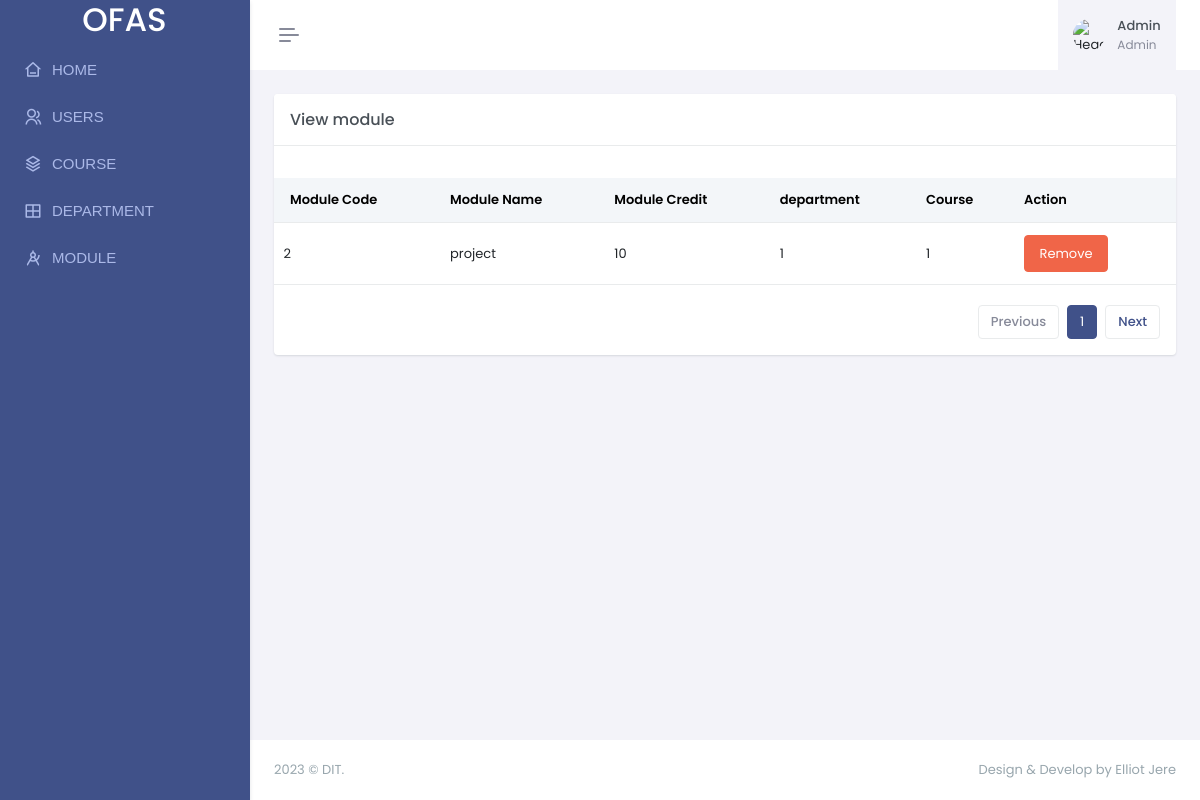
The app's page /admin/view_module.php with its own data.
### tables this page shows
CREATE TABLE `Module` (
  `ModuleCode` int(11) NOT NULL,
  `ModuleName` varchar(256) NOT NULL,
  `ModuleCredit` varchar(256) NOT NULL,
  `Department_DeptId` int(11) NOT NULL,
  `Course_CourseId` int(11) NOT NULL
);

### admin/view_module.php (the view, shortened to what this page needs)
<!doctype html>
<html lang="en" data-layout="vertical" data-topbar="light" data-sidebar="dark" data-sidebar-size="lg" data-sidebar-image="none" data-preloader="disable">
<head>
    <link href="assets/libs/sweetalert2/sweetalert2.min.css" rel="stylesheet" type="text/css" />
    <link href="assets/css/bootstrap.min.css" rel="stylesheet" type="text/css" />
    <link href="assets/css/icons.min.css" rel="stylesheet" type="text/css" />
    <link href="assets/css/app.min.css" rel="stylesheet" type="text/css" />
    <link href="assets/css/custom.min.css" rel="stylesheet" type="text/css" />
</head>
<body>
    <div id="layout-wrapper">
        <header id="page-topbar">
            <div class="layout-width">
                <?php include "includes/header.php" ?>
            </div>
        </header>
        <?php include "includes/navigation.php" ?>
        <div class="main-content">
            <div class="page-content">
                <div class="container-fluid">
                    <div class="row">
                        <div class="col-lg-12">
                            <div class="card">
                                <div class="card-header">
                                    <h4 class="card-title mb-0">View module</h4>
                                </div>
                                <div class="card-body">
                                    <div class="listjs-table" id="customerList">
                                        <div class="table-responsive table-card mt-3 mb-1">
                                            <table class="table align-middle table-nowrap" id="customerTable">
                                                <thead class="table-light">
                                                    <tr>
                                                        <th class="sort" data-sort="customer_name">Module Code</th>
                                                        <th class="sort" data-sort="email">Module Name</th>
                                                        <th class="sort" data-sort="phone">Module Credit</th>
                                                        <th class="sort" data-sort="status">department</th>
                                                        <th class="sort" data-sort="status">Course</th>
                                                        <th class="sort" data-sort="action">Action</th>
                                                    </tr>
                                                </thead>
                                                <tbody class="list form-check-all">
                                                    <?php
                                                    include "includes/db.php";
                                                    $sql = "select *  from Module";
                                                    $result = $conn->query($sql);
                                                    while ($row = mysqli_fetch_assoc($result)) {
                                                        echo "<tr>";
                                                        echo "<form action='' method='post'>";
                                                        echo "<td>";
                                                        echo $row['ModuleCode'];
                                                        $modulecode = $row['ModuleCode'];
                                                        echo "</td>";
                                                        echo "<td>";
                                                        echo $row['ModuleName'];
                                                        echo "</td>";
                                                        echo "<td>";
                                                        echo $row['ModuleCredit'];
                                                        echo "</td>";
                                                        echo "<td>";
                                                        echo $row['Department_DeptId'];
                                                        echo "</td>";
                                                        echo "<td>";
                                                        echo $row['Course_CourseId'];
                                                        echo "</td>";
                                                        echo "<td>";
                                                        echo "<div class='remove'>";
                                                        echo "<button type = 'submit' class='btn btn-danger' name = 'delete' value='$modulecode'>Remove</button>";
                                                        echo "</div>";
                                                        echo "</td>";
                                                        echo "</form>";
                                                        echo "</tr>";
                                                    }
                                                    ?>
                                                </tbody>
                                            </table>
                                        </div>
                                        <div class="d-flex justify-content-end">
                                            <div class="pagination-wrap hstack gap-2">
                                                <a class="page-item pagination-prev disabled" href="javascrpit:void(0)">
                                                    Previous
                                                </a>
                                                <ul class="pagination listjs-pagination mb-0"></ul>
                                                <a class="page-item pagination-next" href="javascrpit:void(0)">
                                                    Next
                                                </a>
                                            </div>
                                        </div>
                                    </div>
                                </div>
                            </div>
                        </div>
                    </div>
                </div>
            </div>
            <?php include "includes/footer.php" ?>
        </div>
    </div>
</body>
</html>

### records on screen
module: ModuleCode "2", ModuleName "project", ModuleCredit "10", Department_DeptId "1", Course_CourseId "1"
